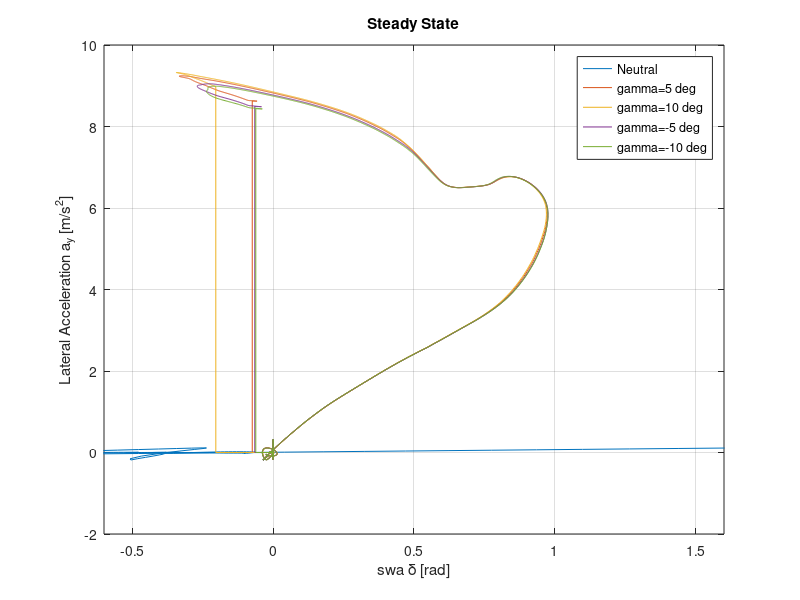
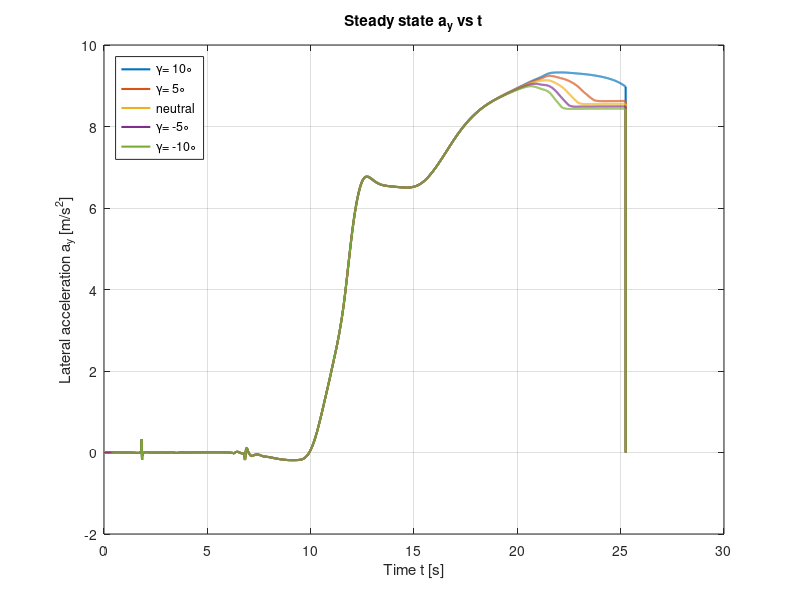
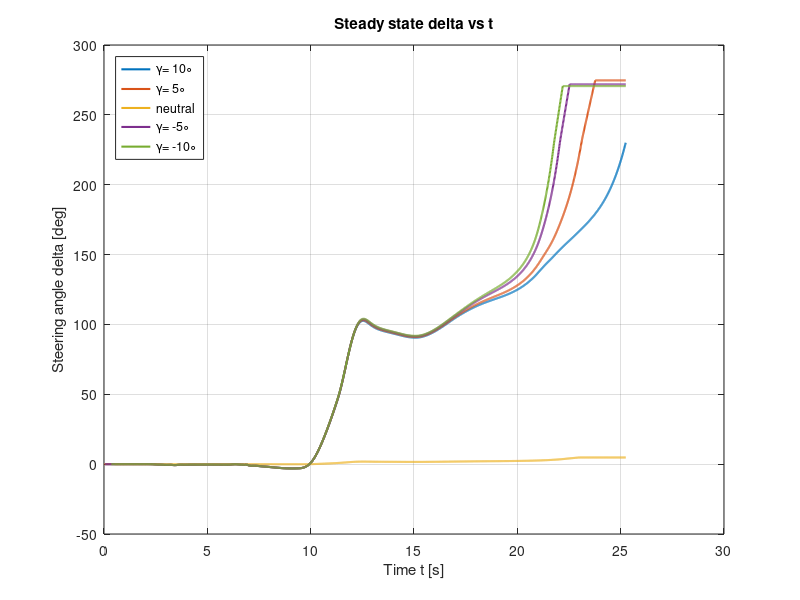
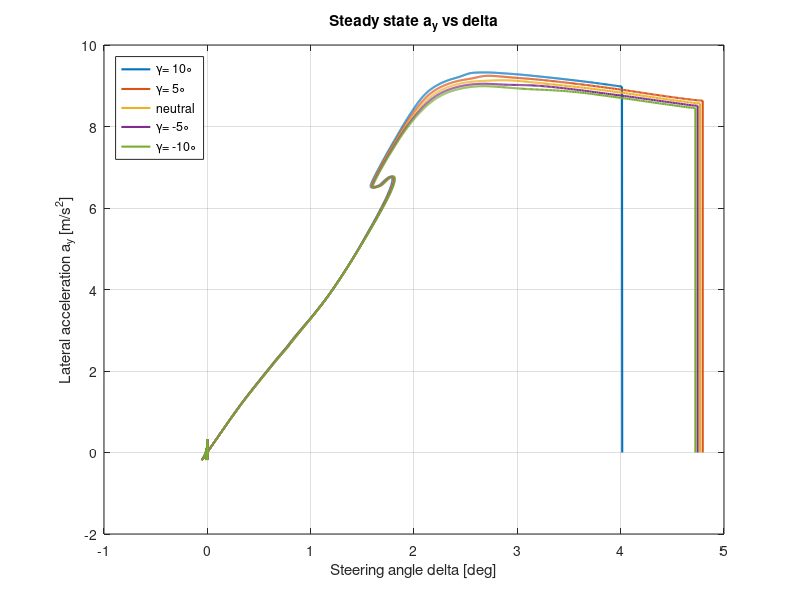

The MATLAB script that drew these images, in order:
%%
clear all;

load("rad_ay.mat");
figure(1);

plot(rad_neu*180/pi, ay_neu);
hold on;
plot(rad_5*180/pi, ay_5);
plot(rad_10*180/pi, ay_10);
plot(rad_neg5*180/pi, ay_neg5);
plot(rad_neg10*180/pi, ay_neg10);
hold off;

xlabel('swa \delta [rad]');
ylabel('Lateral Acceleration a_y [m/s^2]');
title("Steady State");
legend("Neutral","\gamma=5 deg","\gamma=10 deg","\gamma=-5 deg","\gamma=-10 deg","Location","northeast");
grid on;
axis([-0.6 1.6 -2 10]);


%%
% data = cell(1,5);
% 
% for i = 1:2
%     filename_pos = [num2str(5*i),'_SSA_vs_SWA.csv'];
%     filename_neg = [num2str(5*i),'neg_SSA_vs_SWA.csv'];
%     data{i} = importdata(filename_pos);
%     data{6-i} = importdata(filename_neg);
% end
% i = 3;
% filename = 'Neutral_SteerSSA_vs_steerangle.csv';
% data{i} = importdata(filename);
% 
% figure(1);
% for i = 1:size(data,2)
%     
%     hold on;
%     plot(data{i}(:,2), data{i}(:,1));
%     plot(data{i}(:,2), data{i}(:,1));
%     title('Steady State');
% end


%%
clear all;
load("ssa_swa.mat");

figure(2);
plot(t_10, ay_10,'LineWidth',1.5);
hold on;
plot(t_5, ay_5,'LineWidth',1.5);
plot(t_neu, ay_neu,'LineWidth',1.5);
plot(t_neg5, ay_neg5,'LineWidth',1.5);
plot(t_neg10, ay_neg10,'LineWidth',1.5);
hold off;
xlabel("Time t [s]");
ylabel("Lateral acceleration a_y [m/s^2]");
title("Steady state a_y vs t");
grid on;
legend('\gamma= 10\circ','\gamma= 5\circ','neutral','\gamma= -5\circ','\gamma= -10\circ','Location','Northwest');


figure(3);
plot(t_10, rad_10*180/pi,'LineWidth',1.5);
hold on;
plot(t_5, rad_5*180/pi,'LineWidth',1.5);
plot(t_neu, rad_neu,'LineWidth',1.5);
plot(t_neg5, rad_neg5*180/pi,'LineWidth',1.5);
plot(t_neg10, rad_neg10*180/pi,'LineWidth',1.5);
hold off;
xlabel("Time t [s]");
ylabel("Steering angle \delta [deg]");
title("Steady state \delta vs t");
grid on;
legend('\gamma= 10\circ','\gamma= 5\circ','neutral','\gamma= -5\circ','\gamma= -10\circ','Location','Northwest');


figure(4);
plot(rad_10, ay_10,'LineWidth',1.5);
hold on;
plot(rad_5, ay_5,'LineWidth',1.5);
plot(rad_neu, ay_neu,'LineWidth',1.5);
plot(rad_neg5, ay_neg5,'LineWidth',1.5);
plot(rad_neg10, ay_neg10,'LineWidth',1.5);
hold off;
xlabel("Steering angle \delta [deg]");
ylabel("Lateral acceleration a_y [m/s^2]");
title("Steady state a_y vs \delta");
grid on;
legend('\gamma= 10\circ','\gamma= 5\circ','neutral','\gamma= -5\circ','\gamma= -10\circ','Location','Northwest');

